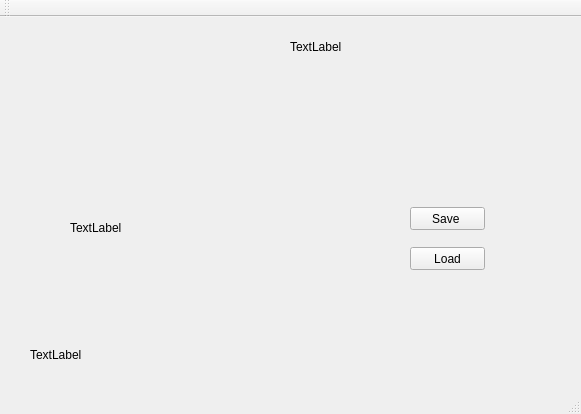
<?xml version="1.0" encoding="UTF-8"?>
<ui version="4.0">
 <class>MainWindow</class>
 <widget class="QMainWindow" name="MainWindow">
  <property name="geometry">
   <rect>
    <x>0</x>
    <y>0</y>
    <width>581</width>
    <height>414</height>
   </rect>
  </property>
  <property name="windowTitle">
   <string>MainWindow</string>
  </property>
  <widget class="QWidget" name="centralWidget">
   <widget class="QPushButton" name="Load">
    <property name="geometry">
     <rect>
      <x>410</x>
      <y>230</y>
      <width>75</width>
      <height>23</height>
     </rect>
    </property>
    <property name="text">
     <string>Load</string>
    </property>
   </widget>
   <widget class="QLabel" name="FilePathLabel">
    <property name="geometry">
     <rect>
      <x>30</x>
      <y>330</y>
      <width>381</width>
      <height>16</height>
     </rect>
    </property>
    <property name="text">
     <string>TextLabel</string>
    </property>
   </widget>
   <widget class="QLabel" name="displayLabel">
    <property name="geometry">
     <rect>
      <x>70</x>
      <y>130</y>
      <width>261</width>
      <height>161</height>
     </rect>
    </property>
    <property name="text">
     <string>TextLabel</string>
    </property>
   </widget>
   <widget class="QPushButton" name="Save">
    <property name="geometry">
     <rect>
      <x>410</x>
      <y>190</y>
      <width>75</width>
      <height>23</height>
     </rect>
    </property>
    <property name="text">
     <string>Save </string>
    </property>
   </widget>
   <widget class="QLabel" name="SavePathLabel">
    <property name="geometry">
     <rect>
      <x>290</x>
      <y>20</y>
      <width>271</width>
      <height>20</height>
     </rect>
    </property>
    <property name="text">
     <string>TextLabel</string>
    </property>
   </widget>
  </widget>
  <widget class="QMenuBar" name="menuBar">
   <property name="geometry">
    <rect>
     <x>0</x>
     <y>0</y>
     <width>581</width>
     <height>21</height>
    </rect>
   </property>
  </widget>
  <widget class="QToolBar" name="mainToolBar">
   <attribute name="toolBarArea">
    <enum>TopToolBarArea</enum>
   </attribute>
   <attribute name="toolBarBreak">
    <bool>false</bool>
   </attribute>
  </widget>
  <widget class="QStatusBar" name="statusBar"/>
 </widget>
 <layoutdefault spacing="6" margin="11"/>
 <resources/>
 <connections/>
</ui>
